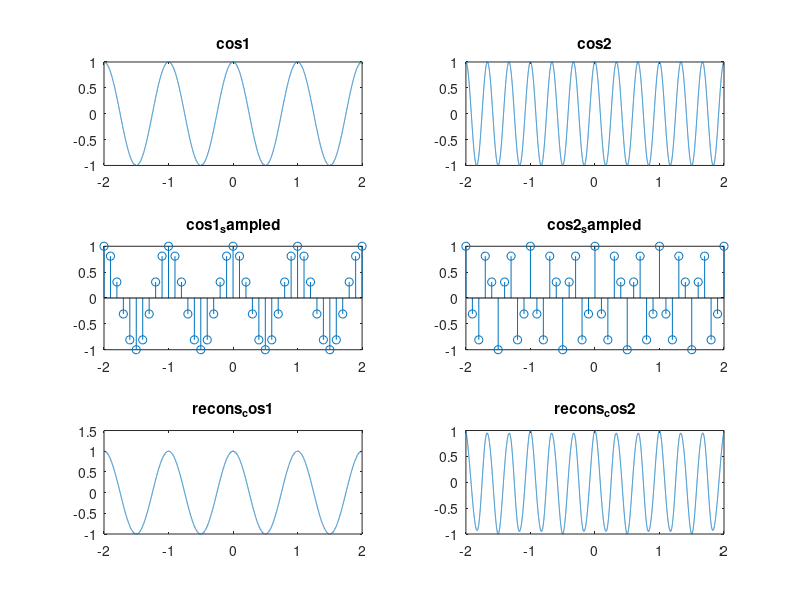

Here is the MATLAB script that generated this plot:
t = -2:0.0002:2

cos1 = cos(2*pi*t) % freq =1
cos2 = cos(6*pi*t) % freq =3


% orginal waves
subplot(3,2,1), plot(t,cos1)
title('cos1')

subplot(3,2,2), plot(t,cos2)
title('cos2')


% samples waves

%t_sampled = -2:1/2:2  % will show alaising

t_sampled = -2:1/10:2  % will remove alaising

cos1_sampled = cos(2*pi*t_sampled) % freq =1
cos2_sampled = cos(6*pi*t_sampled) % freq =3

subplot(3,2,3), stem(t_sampled,cos1_sampled)
title('cos1_sampled')

subplot(3,2,4), stem(t_sampled,cos2_sampled)
title('cos2_sampled')

% reconstruction and aliasing

recons_cos1 = spline(t_sampled,cos1_sampled, t) % sampled_x, sampled_y, required_x_axis
subplot(3,2,5), plot(t,recons_cos1)
title('recons_cos1')

recons_cos2 = spline(t_sampled,cos2_sampled, t) % sampled_x, sampled_y, required_x_axis
subplot(3,2,6), plot(t,recons_cos2)
title('recons_cos2')
